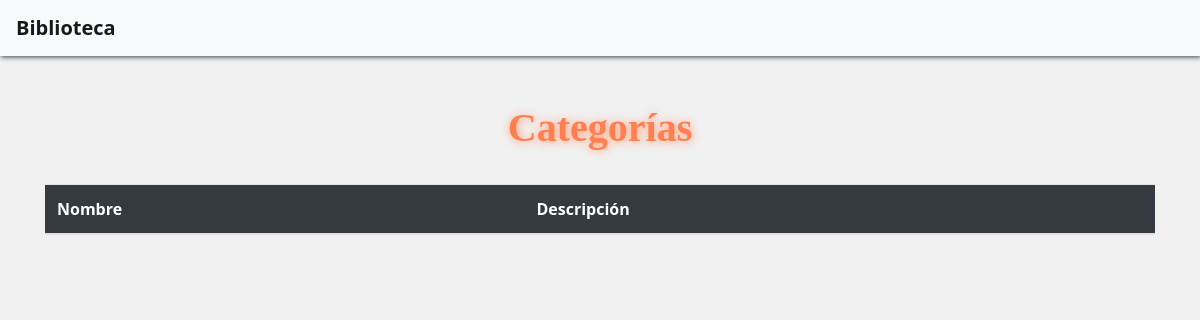
/categorias, run on an earlier commit of the app's database.
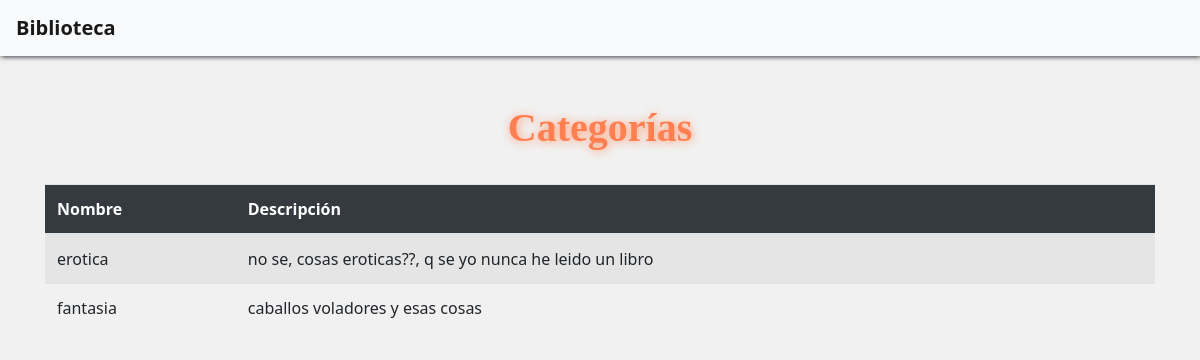
And on a later commit of the database.
### catalogo/models.py (models this page shows)
class Categoria(models.Model):
    nombre = models.CharField(max_length=100)
    descripcion = models.TextField()

### catalogo/views.py (the view)
# urls.py: path('categorias', views.categorias, name='categorias'),
def categorias(request):
    navs = Nav.objects.all()
    categorias = Categoria.objects.all()
    context = {'navs':navs, 'categorias':categorias}
    return render(request, 'catalogo/categorias.html', context)

### catalogo/templates/catalogo/categorias.html (shortened to what this page needs)
<!DOCTYPE html>
<html lang="es">
<head>
    {% load static %}
    <link rel="stylesheet" href="https://stackpath.bootstrapcdn.com/bootstrap/4.5.2/css/bootstrap.min.css">
    <link rel="stylesheet" href="{% static 'css/styles.css' %}">
</head>
<body>
    <nav class="navbar navbar-expand-lg navbar-light bg-light">
        <a class="navbar-brand" href="{% url 'index' %}">Biblioteca</a>
    </nav>
    <div class="container mt-5">
        <h1>Categorías</h1>
        <table class="table table-striped">
            <thead>
                <tr>
                    <th>Nombre</th>
                    <th>Descripción</th>
                </tr>
            </thead>
            <tbody>
                {% for categoria in categorias %}
                    <tr>
                        <td>{{ categoria.nombre }}</td>
                        <td>{{ categoria.descripcion }}</td>
                    </tr>
                {% endfor %}
            </tbody>
        </table>
    </div>
</body>
</html>

What changed in the data, as far as the page shows it:
added Categoria: nombre "erotica", descripcion "no se, cosas eroticas??, q se yo nunca he leido un libro"
added Categoria: nombre "fantasia", descripcion "caballos voladores y esas cosas"
